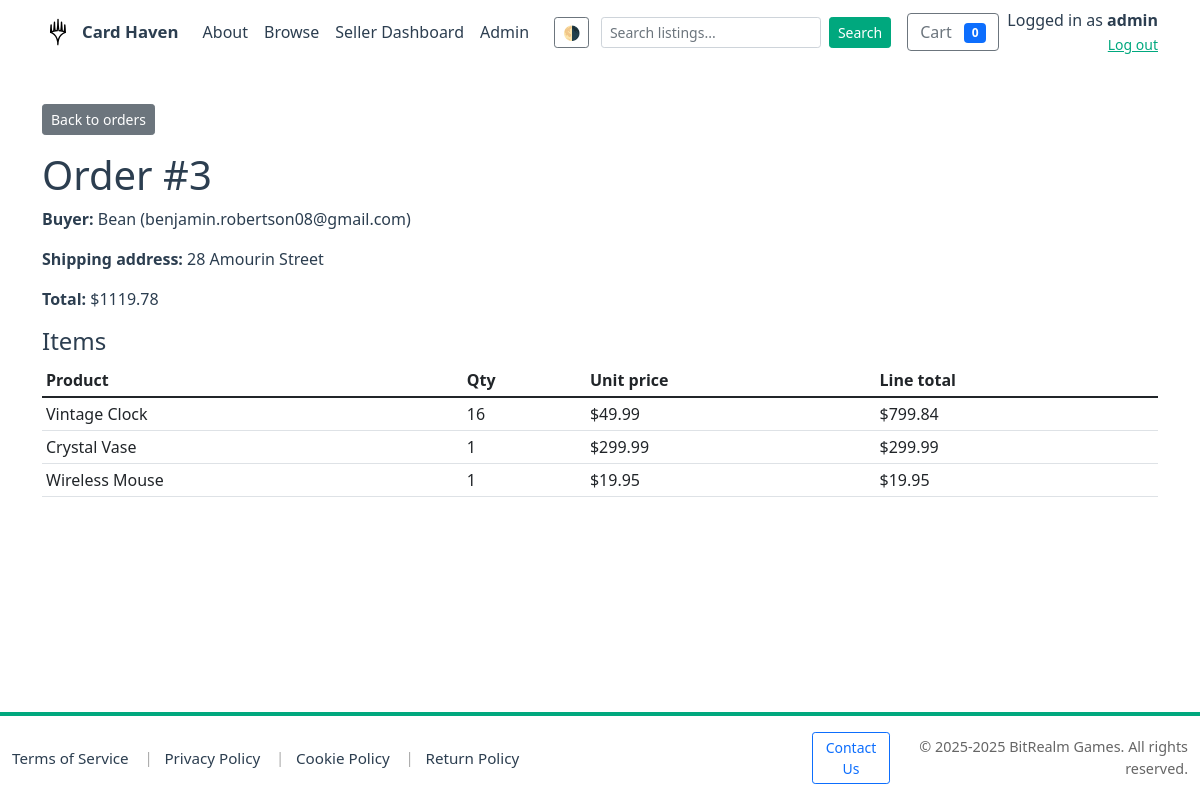
The page /admin/orders/3 (signed in) on the database its author committed.
### models.py (models this page shows, shortened)
class User(db.Model):
    __tablename__ = 'users'
    id = db.Column(db.Integer, primary_key=True)
    username = db.Column(db.String(150), unique=True, nullable=False)
    email = db.Column(db.String(255), unique=True, nullable=False)
    password_hash = db.Column(db.String(255), nullable=False)
    is_admin = db.Column(db.Boolean, default=False)
    is_seller = db.Column(db.Boolean, default=False)
    business_name = db.Column(db.String(255))
    seller_description = db.Column(db.Text)
    rating = db.Column(db.Float, default=0.0)
    total_sales = db.Column(db.Integer, default=0)
    logo_url = db.Column(db.String(512))
    created_at = db.Column(db.DateTime, default=datetime.utcnow)
    products = db.relationship('Product', back_populates='seller', lazy='dynamic')
    orders = db.relationship('Order', back_populates='buyer', lazy='dynamic')

class Order(db.Model):
    __tablename__ = 'orders'
    id = db.Column(db.Integer, primary_key=True)
    buyer_id = db.Column(db.Integer, db.ForeignKey('users.id'), nullable=True)
    buyer_name = db.Column(db.String(255))
    buyer_email = db.Column(db.String(255))
    shipping_address = db.Column(db.Text)
    status = db.Column(db.String(50), default='pending')
    total = db.Column(db.Float, nullable=False, default=0.0)
    created_at = db.Column(db.DateTime, default=datetime.utcnow)
    buyer = db.relationship('User', back_populates='orders')
    items = db.relationship('OrderItem', back_populates='order', cascade='all, delete-orphan', lazy='dynamic')

class OrderItem(db.Model):
    __tablename__ = 'order_items'
    id = db.Column(db.Integer, primary_key=True)
    order_id = db.Column(db.Integer, db.ForeignKey('orders.id'), nullable=False)
    product_id = db.Column(db.Integer, db.ForeignKey('products.id'), nullable=False)
    quantity = db.Column(db.Integer, nullable=False)
    unit_price = db.Column(db.Float, nullable=False)
    order = db.relationship('Order', back_populates='items')
    product = db.relationship('Product', back_populates='order_items')

class Product(db.Model):
    __tablename__ = 'products'
    id = db.Column(db.Integer, primary_key=True)
    seller_id = db.Column(db.Integer, db.ForeignKey('users.id'), nullable=True)
    title = db.Column(db.String(255), nullable=False)
    description = db.Column(db.Text)
    price = db.Column(db.Float, nullable=False)
    stock = db.Column(db.BigInteger)
    image_url = db.Column(db.String(1024))
    created_at = db.Column(db.DateTime, default=datetime.utcnow)
    is_active = db.Column(db.Boolean, default=True)
    category_id = db.Column(db.Integer, db.ForeignKey('categories.id'), nullable=True)
    rating = db.Column(db.Float, default=0.0)
    seller = db.relationship('User', back_populates='products')
    category = db.relationship('Category', back_populates='legacy_products')
    categories = db.relationship('Category', secondary=product_categories, back_populates='products', lazy='dynamic')
    order_items = db.relationship('OrderItem', back_populates='product', lazy='dynamic')

### app.py (the view)
@app.route('/admin/orders/<int:order_id>')
@admin_required
def admin_order_detail(order_id):
    conn = get_db_connection()
    cur = conn.cursor()
    cur.execute("SELECT * FROM orders WHERE id = ?", (order_id,))
    order = cur.fetchone()
    if not order:
        conn.close()
        flash("Order not found.")
        return redirect(url_for('admin_orders'))
    cur.execute("SELECT oi.quantity, oi.unit_price, p.title FROM order_items oi JOIN products p ON oi.product_id = p.id WHERE oi.order_id = ?", (order_id,))
    items = cur.fetchall()
    conn.close()
    return render_template('admin/order_detail.html', order=order, items=items)

### app.py (called while the page is built)
def get_db_connection(path=DB_PATH):
    conn = sqlite3.connect(path)
    conn.row_factory = sqlite3.Row
    conn.execute("PRAGMA foreign_keys = ON;")
    try:
        cur = conn.cursor()
        cur.execute("PRAGMA table_info(products)")
        cols = [r['name'] for r in cur.fetchall()]
        if 'is_active' not in cols:
            try:
                cur.execute("ALTER TABLE products ADD COLUMN is_active INTEGER NOT NULL DEFAULT 1")
                conn.commit()
            except Exception:
                pass
    except Exception:
        pass
    return conn

@app.after_request
def set_security_headers(response):
    response.headers.setdefault('X-Frame-Options', 'SAMEORIGIN')
    response.headers.setdefault('X-Content-Type-Options', 'nosniff')
    response.headers.setdefault('Referrer-Policy', 'no-referrer-when-downgrade')
    if 'SSL_ENABLED' in globals() and SSL_ENABLED:
        response.headers.setdefault('Strict-Transport-Security', 'max-age=63072000; includeSubDomains; preload')
    return response

def admin_required(f):
    @wraps(f)
    def decorated(*args, **kwargs):
        uid = session.get('user_id')
        if not uid:
            return redirect(url_for('login', next=request.path))
        conn = get_db_connection()
        cur = conn.cursor()
        cur.execute("SELECT username, is_admin FROM users WHERE id = ?", (uid,))
        u = cur.fetchone()
        conn.close()
        allowed_admin_username = 'Bean'
        has_name_match = bool(u and u['username'] and u['username'].strip().lower() == allowed_admin_username.strip().lower())
        has_admin_flag = bool(u and u['is_admin'])
        if not (has_name_match or has_admin_flag):
            flash("Admin access required.")
            return redirect(url_for('index'))
        return f(*args, **kwargs)
    return decorated

### templates/admin/order_detail.html (shortened to what this page needs)
<!doctype html>
<html lang="en">
<head>
  {% include 'head_includes.html' %}
</head>
<body>
  {% include 'navbar.html' %}
  <div class="container my-4">
    <a href="{{ url_for('admin_orders') }}" class="btn btn-sm btn-secondary mb-3">Back to orders</a>
    <h1>Order #{{ order['id'] }}</h1>
    <p><strong>Buyer:</strong> {{ order['buyer_name'] }} ({{ order['buyer_email'] }})</p>
    <p><strong>Shipping address:</strong> {{ order['shipping_address'] }}</p>
    <p><strong>Total:</strong> ${{ '%.2f'|format(order['total']) }}</p>
    <h4 class="mt-3">Items</h4>
    <table class="table table-sm">
      <thead>
        <tr><th>Product</th><th>Qty</th><th>Unit price</th><th>Line total</th></tr>
      </thead>
      <tbody>
        {% for it in items %}
          <tr>
            <td>{{ it['title'] }}</td>
            <td>{{ it['quantity'] }}</td>
            <td>${{ '%.2f'|format(it['unit_price']) }}</td>
            <td>${{ '%.2f'|format(it['unit_price'] * it['quantity']) }}</td>
          </tr>
        {% endfor %}
      </tbody>
    </table>
  </div>
  {% include 'footer.html' %}
</body>
</html>

### templates/navbar.html (shortened to what this page needs)
<nav class="navbar navbar-expand-lg mb-3 site-navbar" aria-label="Main navigation">
  <div class="container">
    <a class="navbar-brand d-flex align-items-center" href="{{ url_for('index') }}">
  <img id="site-logo" src="{{ url_for('static', filename='img/logo.svg') }}" alt="Card Haven logo" height="32" class="me-2 site-logo" style="width:auto;" title="Card Haven">
  <span>Card Haven</span>
    </a>
    <div class="collapse navbar-collapse" id="mainNav">
        <ul class="navbar-nav me-auto mb-2 mb-lg-0">
          <li class="nav-item"><a class="nav-link" href="/about">About</a></li>
        <li class="nav-item"><a class="nav-link" href="/products">Browse</a></li>
        {% if current_user_is_seller %}
          <li class="nav-item"><a class="nav-link" href="{{ url_for('seller_dashboard') }}">Seller Dashboard</a></li>
        {% endif %}
        {% if current_user_is_admin %}
          <li class="nav-item"><a class="nav-link" href="{{ url_for('admin_index') }}">Admin</a></li>
        {% endif %}
      </ul>
  <div class="d-none d-lg-flex align-items-center gap-2 navbar-right">
        <button id="theme-toggle" class="btn btn-sm btn-outline-secondary me-1" title="Toggle theme" onclick="toggleTheme()">🌗</button>
        <form class="d-none d-lg-flex align-items-center me-2" action="{{ url_for('products') }}" method="get">
          <input name="search" class="form-control form-control-sm me-2" type="search" placeholder="Search listings..." aria-label="Search" value="{{ request.args.get('search','') }}">
          <button class="btn btn-sm btn-primary" type="submit">Search</button>
        </form>
        <a href="{{ url_for('cart_view') }}" class="btn btn-outline-secondary position-relative">
          Cart <span id="cart-count" class="badge bg-primary ms-2">0</span>
        </a>
        {% if session.get('user_id') %}
          <div class="text-end user-info mt-2 mt-lg-0">
            <div>Logged in as <strong>{{ session.get('username') }}</strong></div>
            <a href="{{ url_for('logout') }}" class="small">Log out</a>
          </div>
        {% else %}
          <div class="auth-buttons d-flex gap-1 mt-2 mt-lg-0">
            <a href="{{ url_for('login') }}" class="btn btn-sm btn-outline-primary">Login</a>
            <a href="{{ url_for('register') }}" class="btn btn-sm btn-primary">Register</a>
          </div>
        {% endif %}
      </div>
    </div>
  </div>
</nav>
<main class="site-content">

### static/css/theme.css (style rules this page uses)
:root { --bg: #ffffff; --surface: #ffffff; --text: #2c3e50; --muted: #666666; --primary: #00a87e; --accent: #007b60; --card-shadow: rgba(0,0,0,0.06); }
body, .card, .listing-card, .profile-header, .seller-header { transition: background-color 180ms ease, color 180ms ease, box-shadow 180ms ease; }
body { background: var(--bg); color: var(--text); }
a { color: var(--primary); }
.navbar, .card, .listing-card, .profile-header { background: var(--surface); }
.btn-primary { background-color: var(--primary, var(--primary-color, #00a87e)) !important; border-color: var(--primary, var(--primary-color, #00a87e)) !important; color: #fff !important; }
.site-navbar .navbar-brand, .site-navbar .navbar-brand span, .site-navbar .navbar-brand a { color: var(--text) !important; }

### templates/navbar.html (style rules this page uses)
.navbar-brand img { height: 32px; width: auto; display: inline-block; vertical-align: middle; }
.site-navbar { background: var(--surface) !important; }
.site-navbar .nav-link { color: var(--text) !important; }
.site-navbar .navbar-brand span { font-size: 1.05rem; font-weight: 600; }
.site-navbar .form-control { min-width: 0; }

### templates/footer.html (style rules this page uses)
html, body { height: 100%; }
body { display: flex; flex-direction: column; min-height: 100vh; }
.site-content { flex: 1 0 auto; }

### rows shown on the page
User: get "admin"
Order: id "3", buyer_name "Bean", buyer_email "benjamin.robertson08@gmail.com", shipping_address "28 Amourin Street", total "1119.78"
OrderItem: title "Vintage Clock", quantity "16", unit_price "49.99", it['unit_price']*it['quantity'] "799.84"
OrderItem: title "Crystal Vase", quantity "1", unit_price "299.99", it['unit_price']*it['quantity'] "299.99"
OrderItem: title "Wireless Mouse", quantity "1", unit_price "19.95", it['unit_price']*it['quantity'] "19.95"
